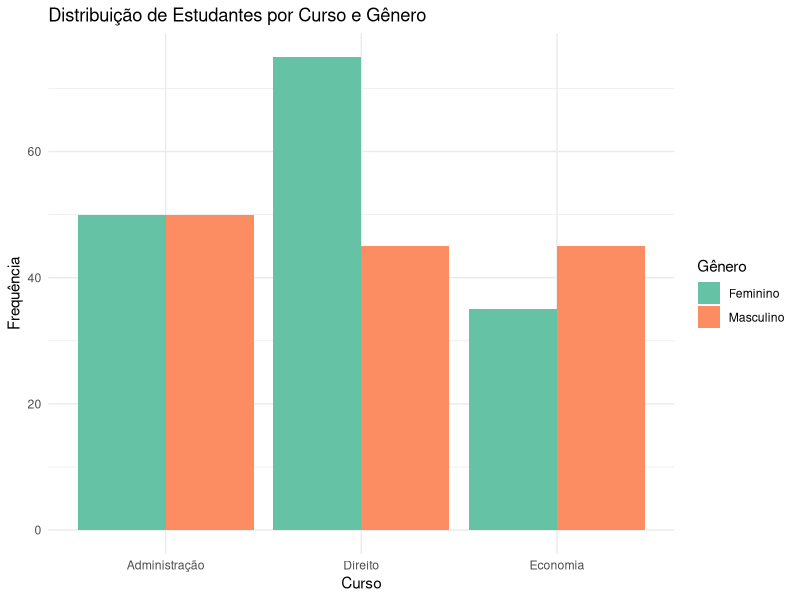
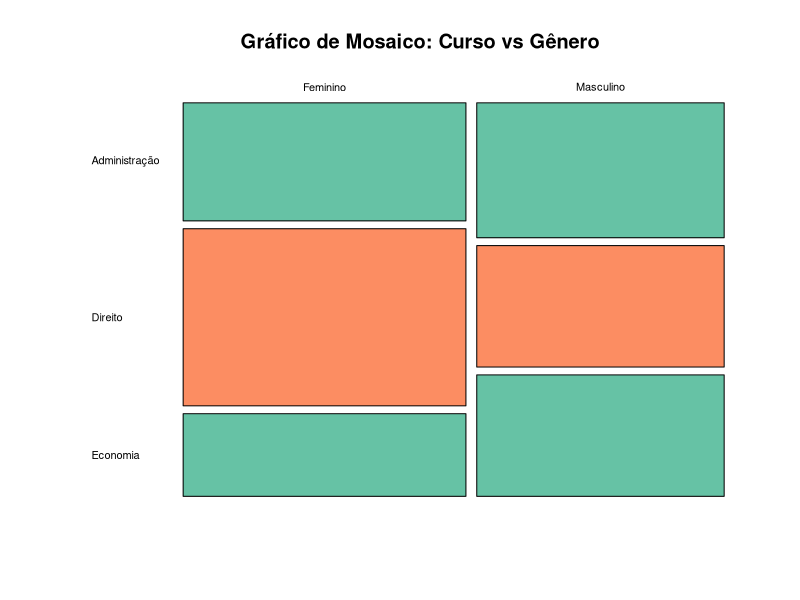
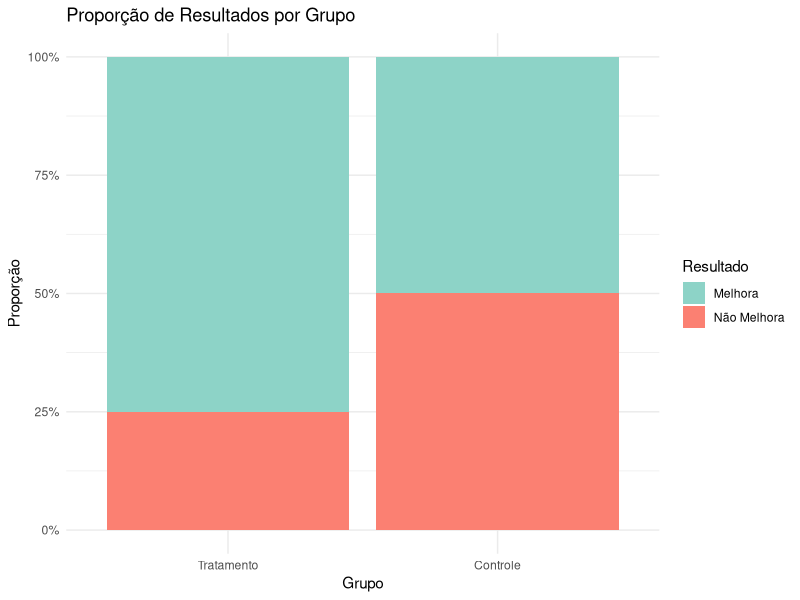
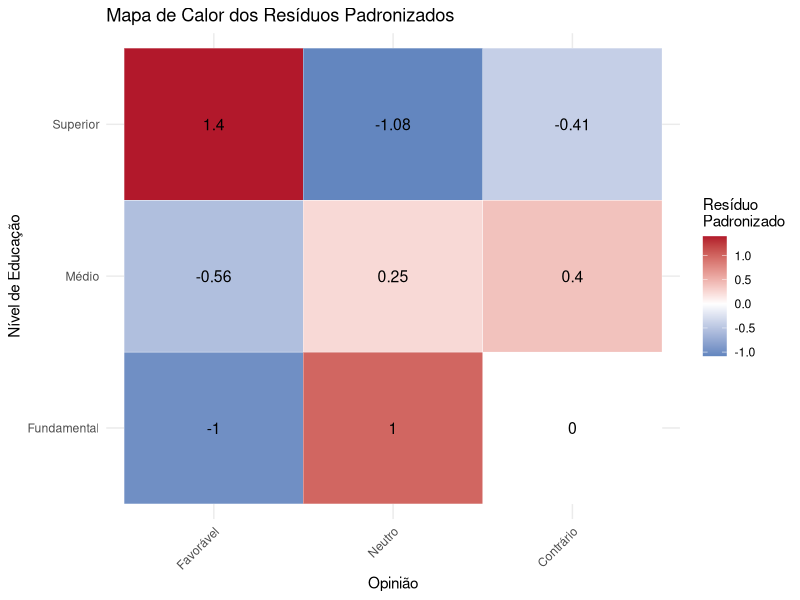

Source code (R) for these figures, in order:
## ---- chunk 1
#| label: tbl-exemplo-curso-genero
#| tbl-cap: "Distribuição de estudantes por curso e gênero"

library(tidyverse)
library(knitr)

# Criando dados de exemplo
dados_curso <- data.frame(
  Curso = c(rep("Direito", 120), rep("Economia", 80), rep("Administração", 100)),
  Genero = c(rep("Feminino", 75), rep("Masculino", 45),
             rep("Feminino", 35), rep("Masculino", 45),
             rep("Feminino", 50), rep("Masculino", 50))
)

# Tabela de contingência
tabela_cont <- table(dados_curso$Genero, dados_curso$Curso)
kable(tabela_cont, caption = "Frequências Observadas")

# Adicionar totais marginais
tabela_com_totais <- addmargins(tabela_cont)
kable(tabela_com_totais, caption = "Frequências Observadas com Totais")
## ---- chunk 2
#| label: tbl-proporcoes
#| tbl-cap: "Proporções por linha e coluna"

# Proporções por linha
prop_linha <- prop.table(tabela_cont, margin = 1)
kable(round(prop_linha, 3), caption = "Proporções por Linha (Gênero)")

# Proporções por coluna
prop_coluna <- prop.table(tabela_cont, margin = 2)
kable(round(prop_coluna, 3), caption = "Proporções por Coluna (Curso)")
## ---- chunk 3
#| label: tbl-freq-esperadas
#| tbl-cap: "Frequências esperadas sob H₀"

# Calcular frequências esperadas
teste_qui <- chisq.test(tabela_cont)
freq_esperadas <- teste_qui$expected

kable(round(freq_esperadas, 2), caption = "Frequências Esperadas")
## ---- chunk 4
#| label: teste-qui-quadrado-exemplo1

# Teste qui-quadrado
resultado_teste <- chisq.test(tabela_cont)
print(resultado_teste)

# Componentes do teste
cat("\nEstatística Qui-quadrado:", round(resultado_teste$statistic, 4), "\n")
cat("Graus de liberdade:", resultado_teste$parameter, "\n")
cat("Valor-p:", format(resultado_teste$p.value, scientific = FALSE), "\n")
## ---- chunk 5
#| label: fig-barras-agrupadas
#| fig-cap: "Distribuição de estudantes por curso e gênero"

library(ggplot2)

# Preparar dados para visualização
dados_viz <- as.data.frame(tabela_cont)
names(dados_viz) <- c("Genero", "Curso", "Frequencia")

ggplot(dados_viz, aes(x = Curso, y = Frequencia, fill = Genero)) +
  geom_bar(stat = "identity", position = "dodge") +
  labs(title = "Distribuição de Estudantes por Curso e Gênero",
       x = "Curso",
       y = "Frequência",
       fill = "Gênero") +
  theme_minimal() +
  scale_fill_brewer(palette = "Set2")
## ---- chunk 6
#| label: fig-mosaico
#| fig-cap: "Gráfico de mosaico mostrando a relação entre curso e gênero"

# Gráfico de mosaico
mosaicplot(tabela_cont, 
           main = "Gráfico de Mosaico: Curso vs Gênero",
           color = c("#66C2A5", "#FC8D62"),
           las = 1)
## ---- chunk 7
#| label: tbl-residuos
#| tbl-cap: "Resíduos padronizados"

residuos <- resultado_teste$residuals
kable(round(residuos, 2), caption = "Resíduos Padronizados")

# Interpretação: valores > 2 ou < -2 são considerados significativos
## ---- chunk 8
#| label: exemplo-tratamento

# Dados: Efeito de um tratamento
tratamento_resultado <- matrix(
  c(45, 15,   # Grupo Tratamento: Melhora, Não melhora
    30, 30),  # Grupo Controle: Melhora, Não melhora
  nrow = 2, byrow = TRUE,
  dimnames = list(
    Grupo = c("Tratamento", "Controle"),
    Resultado = c("Melhora", "Não Melhora")
  )
)

kable(tratamento_resultado, caption = "Resultados por Grupo")

# Teste qui-quadrado
teste_tratamento <- chisq.test(tratamento_resultado)
print(teste_tratamento)
## ---- chunk 9
#| label: fig-tratamento
#| fig-cap: "Comparação de resultados entre grupos"

# Converter para formato longo
dados_trat <- as.data.frame(as.table(tratamento_resultado))
names(dados_trat) <- c("Grupo", "Resultado", "Frequencia")

ggplot(dados_trat, aes(x = Grupo, y = Frequencia, fill = Resultado)) +
  geom_bar(stat = "identity", position = "fill") +
  labs(title = "Proporção de Resultados por Grupo",
       x = "Grupo",
       y = "Proporção",
       fill = "Resultado") +
  scale_y_continuous(labels = scales::percent) +
  theme_minimal() +
  scale_fill_manual(values = c("#8DD3C7", "#FB8072"))
## ---- chunk 10
#| label: verificar-pressupostos

# Verificar frequências esperadas
cat("Frequências Esperadas:\n")
print(round(teste_tratamento$expected, 2))

# Verificar se alguma frequência esperada é < 5
freq_baixas <- sum(teste_tratamento$expected < 5)
cat("\nNúmero de células com frequência esperada < 5:", freq_baixas, "\n")

if(freq_baixas > 0) {
  cat("ATENÇÃO: Existem células com frequência esperada < 5\n")
  cat("Considere usar o teste exato de Fisher\n")
}
## ---- chunk 11
#| label: teste-fisher

# Teste exato de Fisher (exemplo com dados pequenos)
dados_pequenos <- matrix(
  c(8, 2,
    3, 7),
  nrow = 2,
  dimnames = list(
    Grupo = c("A", "B"),
    Resultado = c("Sucesso", "Falha")
  )
)

kable(dados_pequenos, caption = "Exemplo com Frequências Baixas")

# Teste de Fisher
fisher.test(dados_pequenos)
## ---- chunk 12
#| label: cramer-v

# Função para calcular V de Cramér
cramer_v <- function(qui_quadrado_test) {
  chi2 <- qui_quadrado_test$statistic
  n <- sum(qui_quadrado_test$observed)
  min_dim <- min(dim(qui_quadrado_test$observed)) - 1
  
  v <- sqrt(chi2 / (n * min_dim))
  return(as.numeric(v))
}

v_cramér <- cramer_v(resultado_teste)
cat("V de Cramér:", round(v_cramér, 3), "\n")

# Interpretação
cat("\nInterpretação do V de Cramér:\n")
cat("0.00 - 0.10: Associação fraca\n")
cat("0.10 - 0.30: Associação moderada\n")
cat("0.30 - 1.00: Associação forte\n")
## ---- chunk 13
#| label: odds-ratio

# Calcular Odds Ratio para tabela 2x2
if(all(dim(tratamento_resultado) == c(2, 2))) {
  # Odds de melhora no grupo tratamento
  odds_tratamento <- tratamento_resultado[1,1] / tratamento_resultado[1,2]
  
  # Odds de melhora no grupo controle
  odds_controle <- tratamento_resultado[2,1] / tratamento_resultado[2,2]
  
  # Odds Ratio
  or <- odds_tratamento / odds_controle
  
  cat("Odds Ratio:", round(or, 3), "\n")
  cat("\nInterpretação:\n")
  cat("OR = 1: Sem associação\n")
  cat("OR > 1: Tratamento aumenta chances de melhora\n")
  cat("OR < 1: Tratamento diminui chances de melhora\n")
  
  # Intervalo de confiança (usando método de Woolf)
  log_or <- log(or)
  se_log_or <- sqrt(sum(1/tratamento_resultado))
  ic_inf <- exp(log_or - 1.96 * se_log_or)
  ic_sup <- exp(log_or + 1.96 * se_log_or)
  
  cat("\nIC 95% para OR: [", round(ic_inf, 3), ",", round(ic_sup, 3), "]\n")
}
## ---- chunk 14
#| label: exemplo-educacao-opiniao

# Dados: Nível de educação e opinião sobre uma política
educacao_opiniao <- matrix(
  c(20, 30, 15,   # Fundamental
    35, 40, 25,   # Médio
    45, 30, 20),  # Superior
  nrow = 3, byrow = TRUE,
  dimnames = list(
    Educacao = c("Fundamental", "Médio", "Superior"),
    Opiniao = c("Favorável", "Neutro", "Contrário")
  )
)

kable(educacao_opiniao, caption = "Educação vs Opinião")

# Teste qui-quadrado
teste_edu <- chisq.test(educacao_opiniao)
print(teste_edu)

# Resíduos padronizados
cat("\nResíduos Padronizados:\n")
print(round(teste_edu$residuals, 2))

# V de Cramér
v_edu <- cramer_v(teste_edu)
cat("\nV de Cramér:", round(v_edu, 3), "\n")
## ---- chunk 15
#| label: fig-heatmap-residuos
#| fig-cap: "Mapa de calor dos resíduos padronizados"

library(reshape2)

# Preparar dados dos resíduos
residuos_df <- melt(teste_edu$residuals)
names(residuos_df) <- c("Educacao", "Opiniao", "Residuo")

ggplot(residuos_df, aes(x = Opiniao, y = Educacao, fill = Residuo)) +
  geom_tile(color = "white") +
  geom_text(aes(label = round(Residuo, 2)), color = "black", size = 4) +
  scale_fill_gradient2(low = "#2166AC", mid = "white", high = "#B2182B",
                       midpoint = 0, name = "Resíduo\nPadronizado") +
  labs(title = "Mapa de Calor dos Resíduos Padronizados",
       x = "Opinião",
       y = "Nível de Educação") +
  theme_minimal() +
  theme(axis.text.x = element_text(angle = 45, hjust = 1))
## ---- chunk 16
#| label: exercicio-1

# Dados do exercício
midia_idade <- matrix(
  c(30, 45, 25,   # 18-30 anos
    25, 35, 40,   # 31-50 anos
    15, 20, 45),  # 51+ anos
  nrow = 3, byrow = TRUE,
  dimnames = list(
    Idade = c("18-30", "31-50", "51+"),
    Midia = c("Digital", "TV", "Impressa")
  )
)

kable(midia_idade, caption = "Preferência de Mídia por Faixa Etária")

# Realize o teste qui-quadrado
teste_ex1 <- chisq.test(midia_idade)
print(teste_ex1)

# Calcule o V de Cramér
v_ex1 <- cramer_v(teste_ex1)
cat("\nV de Cramér:", round(v_ex1, 3))
